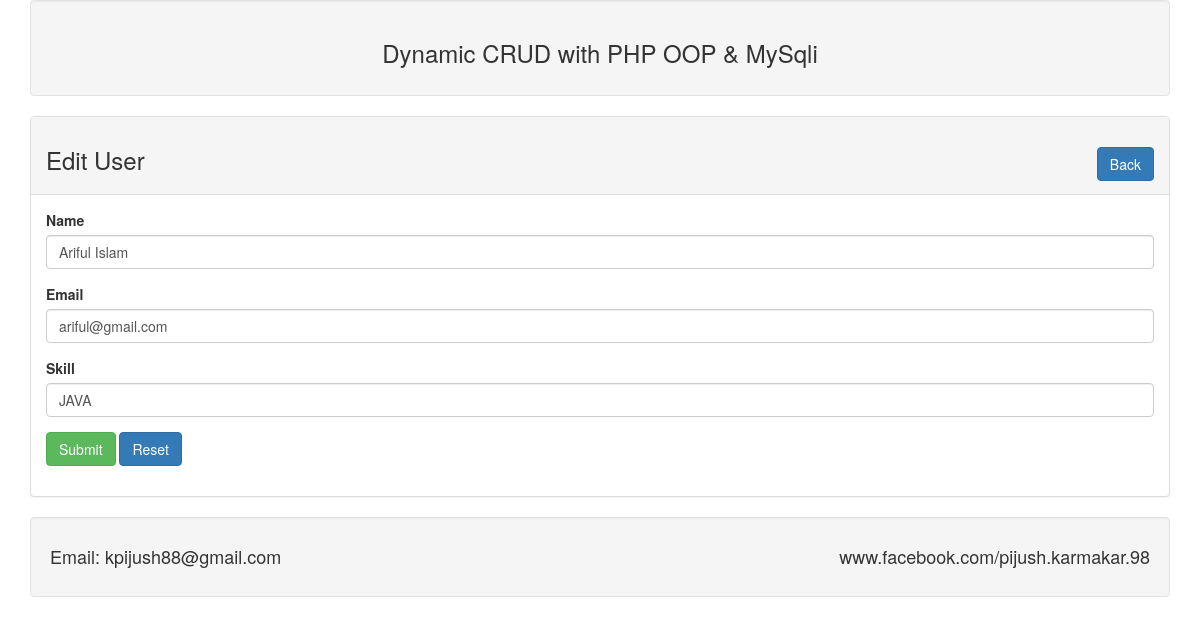
The page /edituser.php?id=3 on the database its author committed.
### tables this page shows
CREATE TABLE `tbl_user` (
  `id` int(11) NOT NULL,
  `name` varchar(255) NOT NULL,
  `email` varchar(255) NOT NULL,
  `skill` varchar(50) NOT NULL
);

### Database/Database.php (called while the page is built, shortened)
<?php
class Database{
    public $host   = DB_HOST;
	public $user   = DB_USER;
	public $pass   = DB_PASS;
	public $dbname = DB_NAME;
   public $link;
   private function connectDB(){
	$this->link = new mysqli($this->host, $this->user, $this->pass, $this->dbname);
 }
   public function select($query){
       $result = $this->link->query($query) or die($this->link->error.__LINE__ );
       if($result->num_rows > 0 ){
       	 return $result;
       }
       else{
       	return false;
       }
   }
}
 ?>

### edituser.php (the view, shortened to what this page needs)
<?php
	include 'inc/header.php' ;
	include 'Database/Database.php';
	$db = new Database();
?>
<?php
  if(!isset($_GET['id']) || $_GET['id'] == NULL ){
    echo "<script>window.location='index.php';</script>";
  }
  else{
    $id = $_GET['id'];
  }
 $query  = "SELECT * FROM tbl_user WHERE id=$id ";
 $getdata   =  $db->select($query)->fetch_assoc();
?>
<div class="panel panel-default">
	<div class="panel-heading">
		<h3> Edit User <a class="pull-right btn btn-primary" href="index.php"> Back </a></h3>
	</div>
 <div class="panel-body">
	<form action="" method="post">
			<div class="form-group">
				<label for="name">Name</label>
				<input type="text" class="form-control" id="name" name="name" value="<?php echo $getdata['name']; ?>" >
			</div>
			<div class="form-group">
				<label for="email">Email</label>
				<input type="email" class="form-control" id="email" name="email" value="<?php echo $getdata['email']; ?>" >
			</div>
			<div class="form-group">
				<label for="phone">Skill</label>
				<input type="text" class="form-control" id="skill" name="skill" value="<?php echo $getdata['skill']; ?>" >
			</div>
			<div class="form-group">
				<input type="submit" class="btn btn-success"  name="submit" value="Submit" >
				<input type="reset" class="btn btn-primary"   value="Reset" >
			</div>
	  </form>
   </div>
 </div>
<?php include 'inc/footer.php' ?>

### rows shown on the page
tbl_user: name "Ariful Islam", email "ariful@gmail.com", skill "JAVA"
